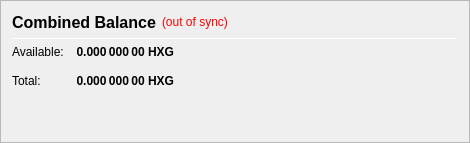
                   <widget class="QFrame" name="frame_CombinedBalances">
                    <property name="minimumSize">
                     <size>
                      <width>470</width>
                      <height>0</height>
                     </size>
                    </property>
                    <property name="frameShape">
                     <enum>QFrame::StyledPanel</enum>
                    </property>
                    <property name="frameShadow">
                     <enum>QFrame::Raised</enum>
                    </property>
                    <layout class="QVBoxLayout" name="verticalLayout_5">
                     <item>
                      <layout class="QHBoxLayout" name="horizontalLayout_5" stretch="0,0,0">
                       <item>
                        <widget class="QLabel" name="label_5z">
                         <property name="minimumSize">
                          <size>
                           <width>0</width>
                           <height>20</height>
                          </size>
                         </property>
                         <property name="font">
                          <font>
                           <pointsize>12</pointsize>
                           <weight>75</weight>
                           <bold>true</bold>
                          </font>
                         </property>
                         <property name="toolTip">
                          <string>Combined Balance (including unconfirmed and immature coins)</string>
                         </property>
                         <property name="text">
                          <string>Combined Balance</string>
                         </property>
                        </widget>
                       </item>
                       <item>
                        <widget class="QLabel" name="labelWalletStatus">
                         <property name="cursor">
                          <cursorShape>WhatsThisCursor</cursorShape>
                         </property>
                         <property name="toolTip">
                          <string>The displayed information may be out of date. Your wallet automatically synchronizes with the Hexogen network after a connection is established, but this process has not completed yet.</string>
                         </property>
                         <property name="styleSheet">
                          <string notr="true">QLabel { color: red; }</string>
                         </property>
                         <property name="text">
                          <string notr="true">(out of sync)</string>
                         </property>
                         <property name="alignment">
                          <set>Qt::AlignLeading|Qt::AlignLeft|Qt::AlignVCenter</set>
                         </property>
                        </widget>
                       </item>
                       <item>
                        <spacer name="horizontalSpacer_1">
                         <property name="orientation">
                          <enum>Qt::Horizontal</enum>
                         </property>
                         <property name="sizeHint" stdset="0">
                          <size>
                           <width>40</width>
                           <height>20</height>
                          </size>
                         </property>
                        </spacer>
                       </item>
                      </layout>
                     </item>
                     <item>
                      <widget class="Line" name="line_CombinedBalance">
                       <property name="minimumSize">
                        <size>
                         <width>0</width>
                         <height>1</height>
                        </size>
                       </property>
                       <property name="maximumSize">
                        <size>
                         <width>16777215</width>
                         <height>1</height>
                        </size>
                       </property>
                       <property name="orientation">
                        <enum>Qt::Horizontal</enum>
                       </property>
                      </widget>
                     </item>
                     <item>
                      <layout class="QGridLayout" name="gridLayout_3">
                       <property name="spacing">
                        <number>12</number>
                       </property>
                       <item row="1" column="0">
                        <widget class="QLabel" name="labelBalanceTextz">
                         <property name="text">
                          <string>Available:</string>
                         </property>
                        </widget>
                       </item>
                       <item row="1" column="1">
                        <widget class="QLabel" name="labelBalancez">
                         <property name="font">
                          <font>
                           <weight>75</weight>
                           <bold>true</bold>
                          </font>
                         </property>
                         <property name="cursor">
                          <cursorShape>IBeamCursor</cursorShape>
                         </property>
                         <property name="toolTip">
                          <string>Your current spendable balance</string>
                         </property>
                         <property name="text">
                          <string notr="true">0.000 000 00 HXG</string>
                         </property>
                         <property name="alignment">
                          <set>Qt::AlignRight|Qt::AlignTrailing|Qt::AlignVCenter</set>
                         </property>
                         <property name="textInteractionFlags">
                          <set>Qt::LinksAccessibleByMouse|Qt::TextSelectableByKeyboard|Qt::TextSelectableByMouse</set>
                         </property>
                        </widget>
                       </item>
                       <item row="2" column="0">
                        <widget class="QLabel" name="labelTotalTextz">
                         <property name="text">
                          <string>Total:</string>
                         </property>
                        </widget>
                       </item>
                       <item row="2" column="1">
                        <widget class="QLabel" name="labelTotalz">
                         <property name="font">
                          <font>
                           <weight>75</weight>
                           <bold>true</bold>
                          </font>
                         </property>
                         <property name="cursor">
                          <cursorShape>IBeamCursor</cursorShape>
                         </property>
                         <property name="toolTip">
                          <string>Total Balance, including all unavailable coins.</string>
                         </property>
                         <property name="text">
                          <string notr="true">0.000 000 00 HXG</string>
                         </property>
                         <property name="alignment">
                          <set>Qt::AlignRight|Qt::AlignTrailing|Qt::AlignVCenter</set>
                         </property>
                         <property name="textInteractionFlags">
                          <set>Qt::LinksAccessibleByMouse|Qt::TextSelectableByKeyboard|Qt::TextSelectableByMouse</set>
                         </property>
                        </widget>
                       </item>
                       <item row="2" column="3">
                        <spacer name="horizontalSpacer_2">
                         <property name="orientation">
                          <enum>Qt::Horizontal</enum>
                         </property>
                         <property name="sizeHint" stdset="0">
                          <size>
                           <width>40</width>
                           <height>20</height>
                          </size>
                         </property>
                        </spacer>
                       </item>
                      </layout>
                     </item>
                     <item>
                      <spacer name="verticalSpacer_1">
                       <property name="orientation">
                        <enum>Qt::Vertical</enum>
                       </property>
                       <property name="sizeHint" stdset="0">
                        <size>
                         <width>20</width>
                         <height>40</height>
                        </size>
                       </property>
                      </spacer>
                     </item>
                    </layout>
                   </widget>
